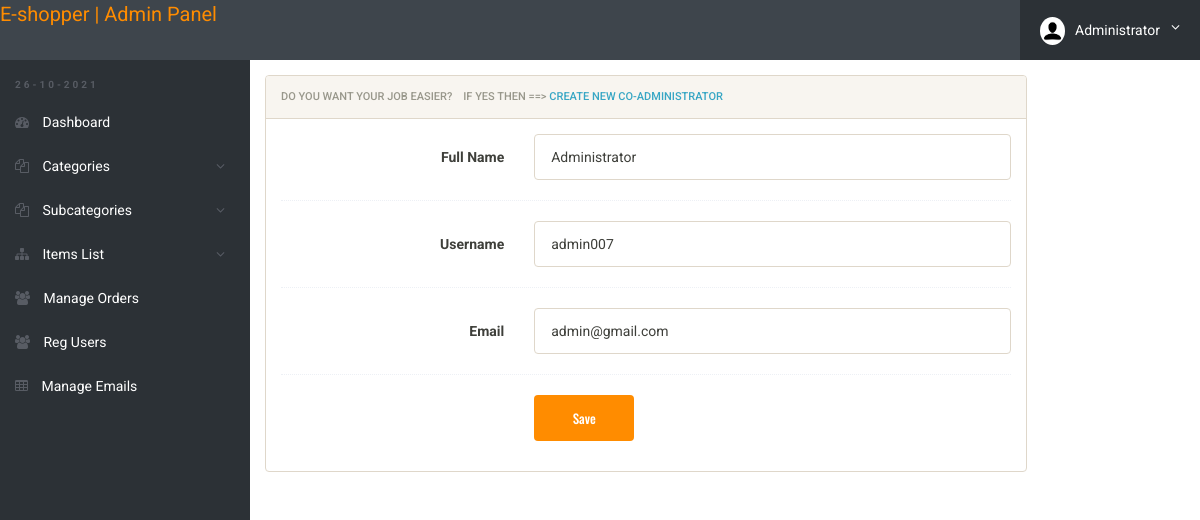
The page /admin/edit-admin.php (signed in) on the database its author committed.
### tables this page shows
CREATE TABLE users (
    id int PRIMARY KEY AUTO_INCREMENT,
    role_id int ,
    full_name varchar(50) NOT NULL,
    username varchar(255)  UNIQUE,
    email varchar(50)  UNIQUE,
    password varchar(50) NOT NULL,
    address varchar(200),
     FOREIGN KEY (role_id) REFERENCES user_roles(id) ON DELETE CASCADE  
);

### admin/edit-admin.php (the view, shortened to what this page needs)
<!doctype html>
<html lang="en" class="no-js">
<head>
	<link rel="stylesheet" href="css/font-awesome.min.css">
	<link rel="stylesheet" href="css/bootstrap.min.css">
	<link rel="stylesheet" href="css/dataTables.bootstrap.min.css">
	<link rel="stylesheet" href="css/bootstrap-social.css">
	<link rel="stylesheet" href="css/bootstrap-select.css">
	<link rel="stylesheet" href="css/fileinput.min.css">
	<link rel="stylesheet" href="css/awesome-bootstrap-checkbox.css">
	<link rel="stylesheet" href="css/style.css">
</head>
<body>
	<?php include('includes/header.php');?>
	<div class="ts-main-content">
	<?php include('includes/leftbar.php');?>
		<div class="content-wrapper">
			<div class="container-fluid">
				<div class="row">
					<div class="col-md-12">
						<div class="row">
							<div class="col-md-10">
								<div class="panel panel-default">
									<div class="panel-heading">Do you want your job easier?&nbsp;&nbsp;&nbsp; If Yes then ==><a href="create-admin.php"> Create new co-administrator</a></div>
									<div class="panel-body">
											<form method="POST"  class="form-horizontal" >
                                            <?php
                  include('includes/config.php');
                    $sql = "SELECT * FROM users WHERE id = '".$_SESSION['ad_id']."'";
                    $query=mysqli_query($link,$sql);
                    while($row=mysqli_fetch_array($query)){
                  ?>
															<div class="form-group">
																	<label  class="col-sm-4 control-label">Full Name</label>
																	<div class="col-sm-8">
																		<input type="text" class="form-control" name="full_name" value="<?php echo $row['full_name'];?>" >
																	</div>
																</div>
																<div class="hr-dashed"></div>
																<div class="form-group">
																	<label class="col-sm-4 control-label">Username</label>
																	<div class="col-sm-8">
																		<input type="text" class="form-control" name="username"  value="<?php echo $row['username'];?>">
																	</div>
																</div>
																<div class="hr-dashed"></div>
																<div class="form-group">
																	<label class="col-sm-4 control-label">Email</label>
																	<div class="col-sm-8">
																		<input type="text" class="form-control" name="email" value="<?php echo $row['email'];?>" required>
																	</div>
																</div>
                                                                <?php } ?>
																<div class="hr-dashed"></div>
																<div class="form-group">
																	<div class="col-sm-8 col-sm-offset-4">
																		<button class="btn btn-primary" name="update" type="submit" id="xhb">Save</button>
																	</div>
																</div>
															</form>
									</div>
								</div>
							</div>
						</div>
					</div>
				</div>
			</div>
		</div>
	</div>
</body>
</html>

### admin/css/style.css (style rules this page uses)
html { font-size: 14px; }
@media only screen and (min-width: 480px) { html { font-size: 17px; } }
@media only screen and (min-width: 768px) { html { font-size: 14px; } }
body { font-size: 1em; }
a { color: #37a6c4; }
.btn { font-family: 'Oswald', sans-serif; }
.hr-dashed { background-color: transparent; border-top: 1px dotted #edf0f5; color: transparent; height: 1px; margin: 20px 0; }
.panel { overflow: hidden; }
.btn { text-transform: none; }
.ts-main-content .content-wrapper { padding-top: 15px; margin-top: 60px; }
@media only screen and (min-width: 992px) { .ts-main-content .content-wrapper { margin-left: 250px; } }

### admin/edit-admin.php (style rules this page uses)
#xhb { outline: none; background-color: darkorange; width: 100px; font-size:13px; }

### rows shown on the page
users: full_name "Administrator", username "admin007", email "admin@gmail.com"

### other values the page prints
$_SESSION['admin'] "Administrator"
